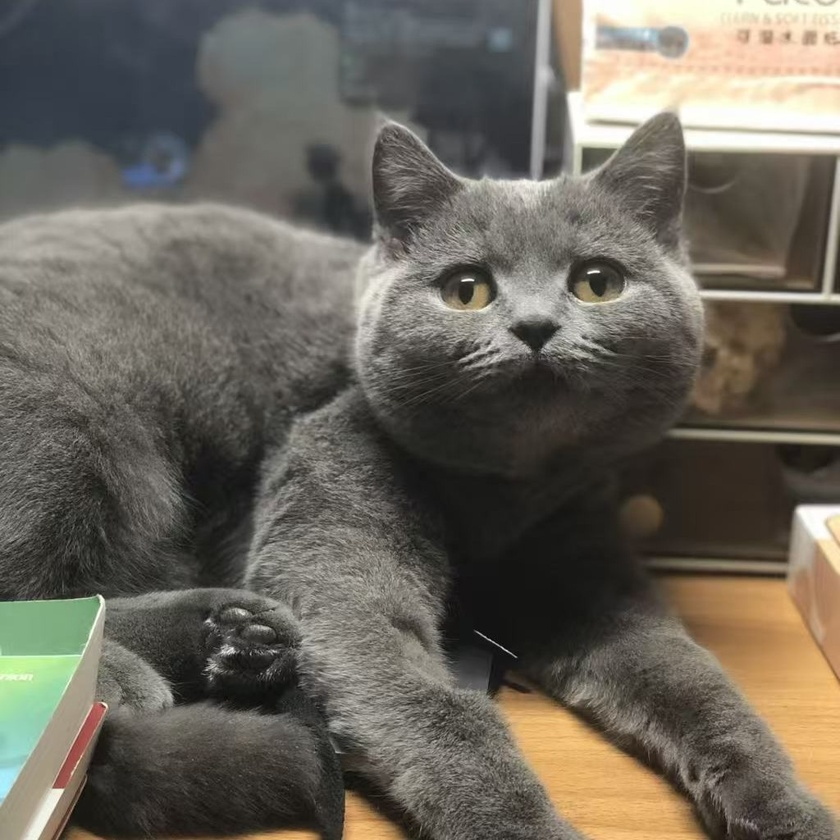
#> input picture content/posts/flow_matching/Bao.jpg, 840 x 840 px, shrunk from 1024 x 1024 before the run, found by its file name
$ python noised_image.py
#> lines starting #> are read from the running program, lines starting #| are printed output that depends on the picture
from PIL import Image
import numpy as np
import matplotlib.pyplot as plt

original_image_path = 'content/posts/flow_matching/Bao.jpg'
original_image = np.array(Image.open(original_image_path))
#> original_image is the input picture: shape (840, 840, 3); mean R, G, B 106.1, 101, 90.9

def add_noise(image, noise_level):
    """Add Gaussian noise to an image."""
    noisy_image = image + noise_level * np.random.randn(*image.shape) * 255
    noisy_image = np.clip(noisy_image, 0, 255)
    return noisy_image

if __name__ == "__main__":
    noise_level = 0.1
    save_steps = 20

    noisy_image = original_image.copy()
    for i in range(100):
        noisy_image = add_noise(noisy_image, noise_level)
        if i % save_steps == 0:
            Image.fromarray(noisy_image.astype(np.uint8)).save(f'content/posts/flow_matching/noisy_Bao_{i}.png')
#> this loop made 100 passes
#> pass 1, in add_noise, `noisy_image = image + noise_level * np.random.randn(*image.shape) * 255`:
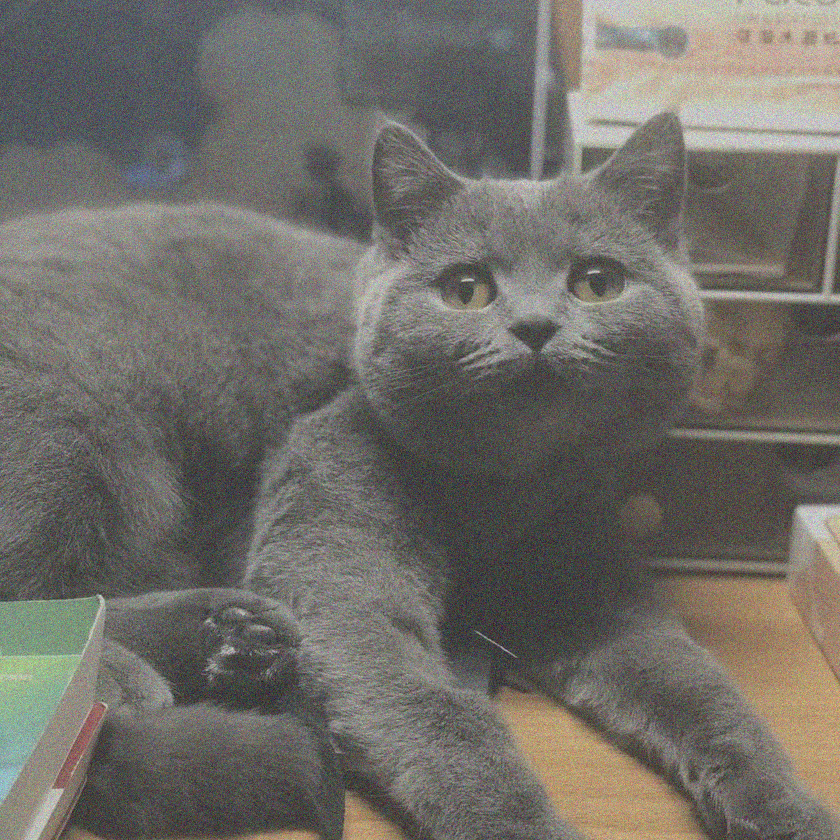
#> noisy_image: shape (840, 840, 3) float64; mean R, G, B 106.1, 101.1, 90.9; drawn with min black and max white
#> after the loop:
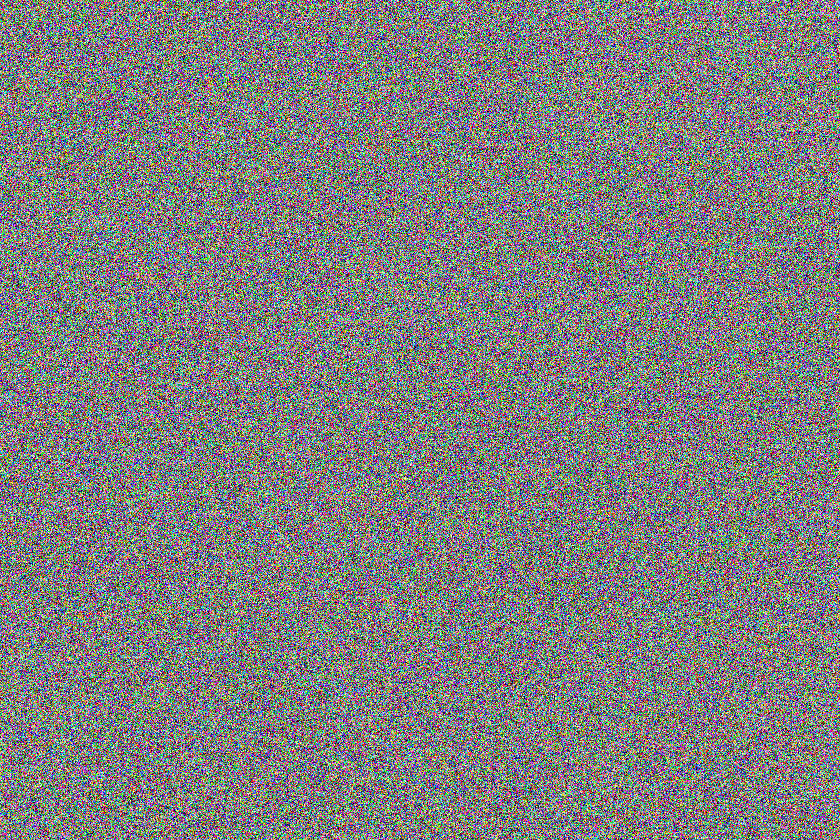
#> noisy_image: shape (840, 840, 3) float64; mean R, G, B 127.1, 127, 126.7
